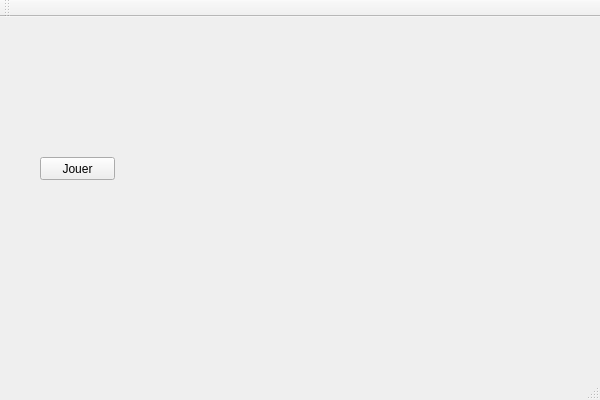
<?xml version="1.0" encoding="UTF-8"?>
<ui version="4.0">
 <class>MainWindow</class>
 <widget class="QMainWindow" name="MainWindow">
  <property name="geometry">
   <rect>
    <x>0</x>
    <y>0</y>
    <width>600</width>
    <height>400</height>
   </rect>
  </property>
  <property name="windowTitle">
   <string>MainWindow</string>
  </property>
  <widget class="QWidget" name="centralWidget">
   <widget class="QPushButton" name="btn_jouer">
    <property name="geometry">
     <rect>
      <x>40</x>
      <y>140</y>
      <width>75</width>
      <height>23</height>
     </rect>
    </property>
    <property name="text">
     <string>Jouer</string>
    </property>
   </widget>
  </widget>
  <widget class="QMenuBar" name="menuBar">
   <property name="geometry">
    <rect>
     <x>0</x>
     <y>0</y>
     <width>600</width>
     <height>21</height>
    </rect>
   </property>
  </widget>
  <widget class="QToolBar" name="mainToolBar">
   <attribute name="toolBarArea">
    <enum>TopToolBarArea</enum>
   </attribute>
   <attribute name="toolBarBreak">
    <bool>false</bool>
   </attribute>
  </widget>
  <widget class="QStatusBar" name="statusBar"/>
 </widget>
 <layoutdefault spacing="6" margin="11"/>
 <resources/>
 <connections/>
</ui>
